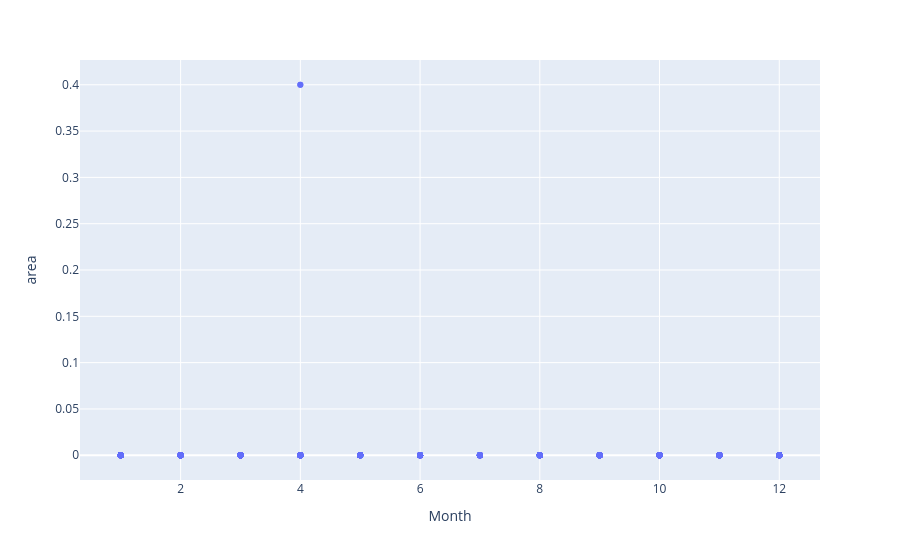
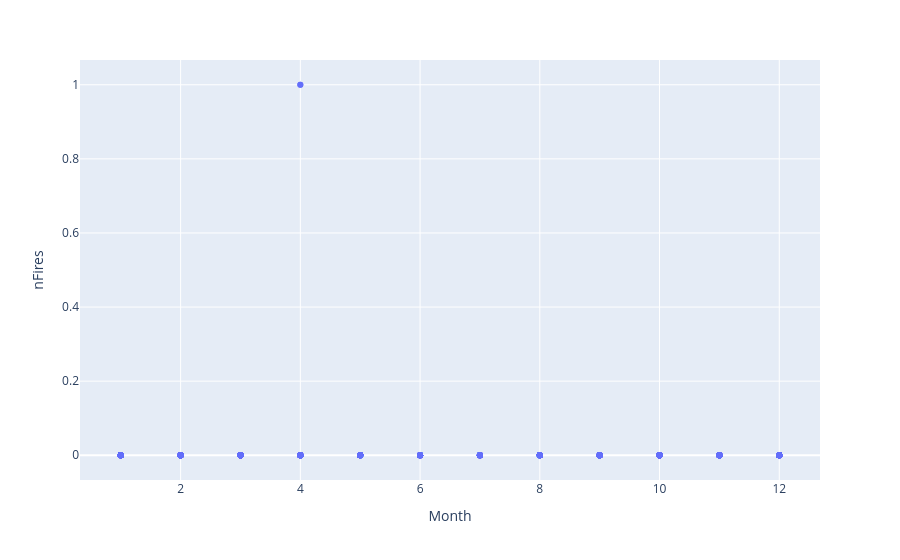

Write notebook code for charts like these, in order.
### Code cell
fig1 = pl.scatter(data, x='Month', y='area')
fig2 = pl.scatter(data, x='Month', y='nFires')
fig1.show()
fig2.show()

### Figure 1 — Plotly figure (JSON) as saved in the notebook; plotly's stock layout.template omitted (floating-point values rounded to 4 significant figures; data arrays with more than 128 entries replaced by an {"elided": "..."} marker saying what was removed)
{"data": [{"hovertemplate": "Month=%{x}<br>area=%{y}<extra></extra>", "legendgroup": "", "marker": {"color": "#636efa", "symbol": "circle"}, "mode": "markers", "name": "", "orientation": "h", "showlegend": false, "type": "scatter", "x": {"elided": "635 int values"}, "xaxis": "x", "y": {"elided": "635 mixed values"}, "yaxis": "y"}], "layout": {"autosize": true, "legend": {"tracegroupgap": 0}, "margin": {"t": 60}, "xaxis": {"anchor": "y", "autorange": true, "domain": [0, 1], "range": [0.3353, 12.66], "title": {"text": "Month"}, "type": "linear"}, "yaxis": {"anchor": "x", "autorange": true, "domain": [0, 1], "range": [-0.03097, 0.431], "title": {"text": "area"}, "type": "linear"}}}

### Figure 2 — Plotly figure (JSON) as saved in the notebook; plotly's stock layout.template omitted (floating-point values rounded to 4 significant figures; data arrays with more than 128 entries replaced by an {"elided": "..."} marker saying what was removed)
{"data": [{"hovertemplate": "Month=%{x}<br>nFires=%{y}<extra></extra>", "legendgroup": "", "marker": {"color": "#636efa", "symbol": "circle"}, "mode": "markers", "name": "", "orientation": "v", "showlegend": false, "type": "scatter", "x": {"elided": "635 int values"}, "xaxis": "x", "y": {"elided": "635 int values"}, "yaxis": "y"}], "layout": {"autosize": true, "legend": {"tracegroupgap": 0}, "margin": {"t": 60}, "xaxis": {"anchor": "y", "autorange": true, "domain": [0, 1], "range": [0.3353, 12.66], "title": {"text": "Month"}, "type": "linear"}, "yaxis": {"anchor": "x", "autorange": true, "domain": [0, 1], "range": [-0.07743, 1.077], "title": {"text": "nFires"}, "type": "linear"}}}
